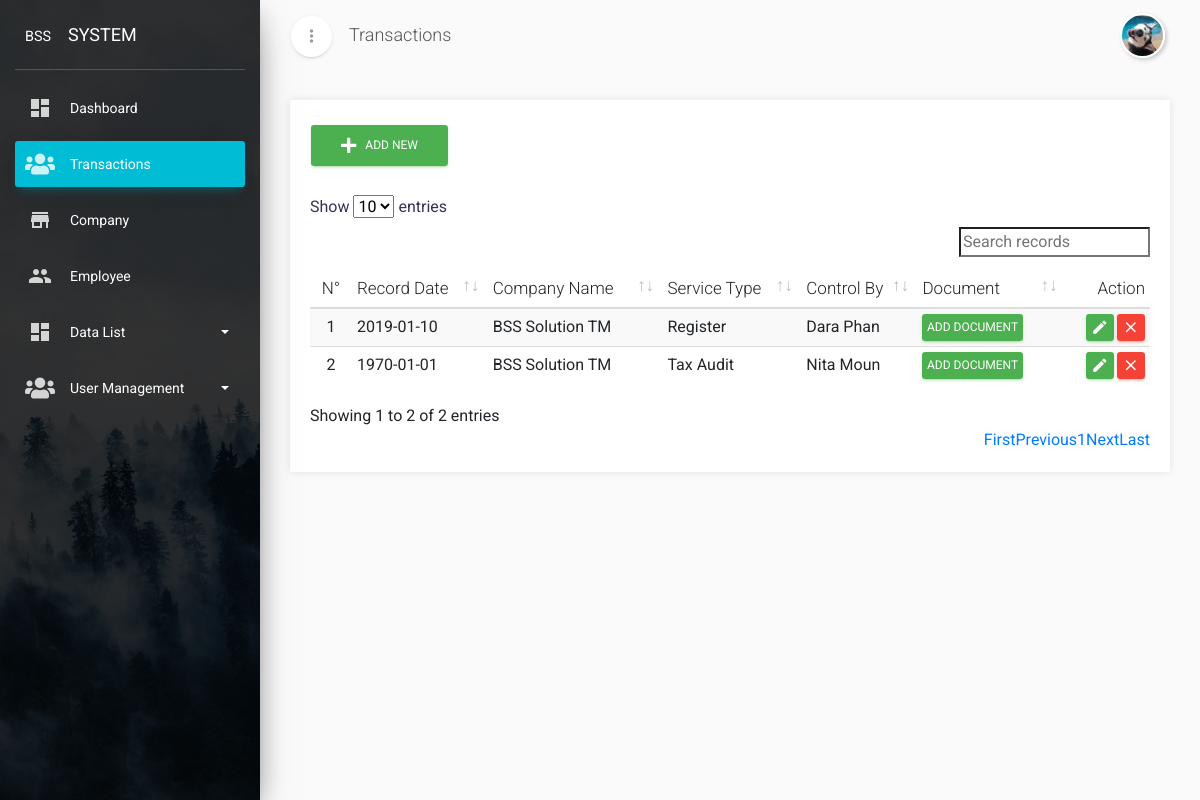
The page /transactions (signed in) on the database as committed earlier.
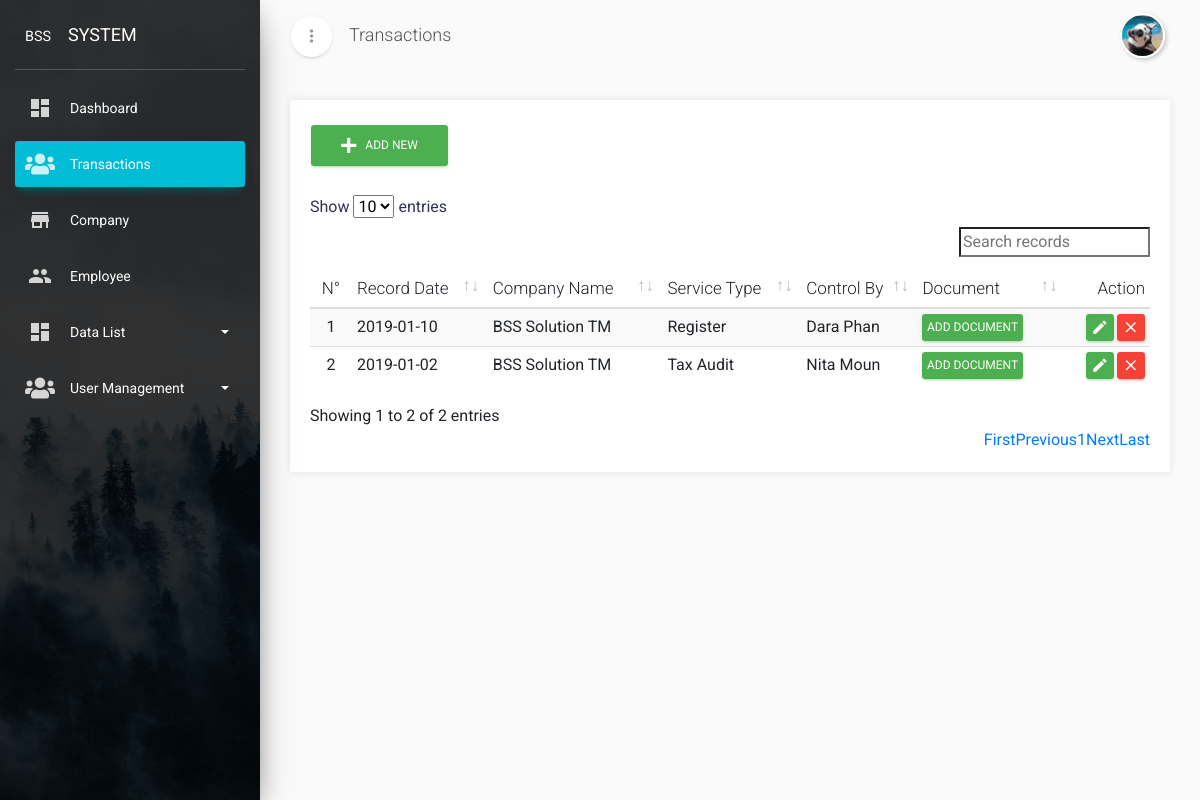
The same page on the database as committed later.
### tables this page shows
CREATE TABLE `tbl_main_menu` (
  `mm_id` int(11) NOT NULL,
  `mm_name` char(50) NOT NULL,
  `mm_icon` char(50) NOT NULL,
  `mm_directory` char(50) NOT NULL,
  `mm_index_order` tinyint(4) NOT NULL
);

CREATE TABLE `tbl_transaction` (
  `tr_id` int(11) NOT NULL,
  `tr_date` date NOT NULL,
  `tr_company` int(11) NOT NULL,
  `tr_service` int(11) NOT NULL,
  `tr_em_id` int(11) NOT NULL,
  `tr_description` text NOT NULL,
  `created_by` int(11) NOT NULL,
  `updated_by` int(11) NOT NULL,
  `created_at` timestamp NOT NULL DEFAULT CURRENT_TIMESTAMP,
  `updated_at` timestamp NOT NULL DEFAULT '0000-00-00 00:00:00' ON UPDATE CURRENT_TIMESTAMP
);

CREATE TABLE `tbl_company` (
  `co_id` int(11) NOT NULL,
  `co_name` varchar(255) NOT NULL,
  `co_type` varchar(255) NOT NULL,
  `co_tax_type` varchar(255) NOT NULL,
  `co_vat_no` varchar(11) DEFAULT NULL,
  `co_phone` varchar(255) NOT NULL,
  `co_email` varchar(255) NOT NULL,
  `co_address` varchar(255) NOT NULL,
  `co_register_date` date NOT NULL,
  `co_em_id` int(11) NOT NULL,
  `co_description` text NOT NULL,
  `co_status` int(11) NOT NULL,
  `created_date` timestamp NOT NULL DEFAULT CURRENT_TIMESTAMP,
  `updated_date` timestamp NOT NULL DEFAULT '0000-00-00 00:00:00' ON UPDATE CURRENT_TIMESTAMP
);

CREATE TABLE `tbl_service` (
  `s_id` int(11) NOT NULL,
  `s_name` varchar(255) NOT NULL,
  `s_price` int(11) NOT NULL,
  `s_description` text NOT NULL,
  `created_by` int(11) NOT NULL,
  `updated_by` int(11) NOT NULL,
  `created_at` timestamp NOT NULL DEFAULT CURRENT_TIMESTAMP,
  `updated_at` timestamp NOT NULL DEFAULT '0000-00-00 00:00:00' ON UPDATE CURRENT_TIMESTAMP
);

CREATE TABLE `tbl_employee` (
  `em_id` int(11) NOT NULL,
  `em_name` varchar(255) NOT NULL,
  `em_gender` char(6) NOT NULL,
  `em_phone` varchar(255) NOT NULL,
  `em_email` varchar(255) NOT NULL,
  `em_position` varchar(255) NOT NULL,
  `em_join_date` date NOT NULL,
  `em_status` int(11) NOT NULL,
  `em_description` text NOT NULL,
  `created_by` int(11) NOT NULL,
  `updated_by` int(11) NOT NULL,
  `created_at` timestamp NOT NULL DEFAULT CURRENT_TIMESTAMP,
  `updated_at` timestamp NOT NULL DEFAULT '0000-00-00 00:00:00' ON UPDATE CURRENT_TIMESTAMP
);

### transactions/index.php (the view, shortened to what this page needs)
<?php
	include('../config/key.php');
	$title = 'Transactions';
	$m = 'Transactions';
	include('../layout/header.php');
	if (@$_GET['action']=='add') {
		$companies = '';
		$query = $db->query("SELECT co_name,co_id FROM tbl_company ORDER BY co_name");
		while ($row = mysqli_fetch_object($query)) {
			$companies .= '<option value="'.$row->co_id.'">'.$row->co_name.'</option>';
		}
		$services = '';
		$query = $db->query("SELECT s_name,s_id FROM tbl_service ORDER BY s_name");
		while ($row = mysqli_fetch_object($query)) {
			$services .= '<option value="'.$row->s_id.'">'.$row->s_name.'</option>';
		}
		$employees = '';
		$query = $db->query("SELECT em_name,em_id FROM tbl_employee ORDER BY em_name");
		while ($row = mysqli_fetch_object($query)) {
			$employees .= '<option value="'.$row->em_id.'">'.$row->em_name.'</option>';
		}
		include('create.php');
	}else{
		$query = $db->query("SELECT * FROM tbl_transaction AS A
			LEFT JOIN tbl_company AS B ON A.tr_company=B.co_id
			LEFT JOIN tbl_service AS C ON A.tr_service=C.s_id
			LEFT JOIN tbl_employee AS D ON A.tr_em_id=D.em_id
			ORDER BY A.tr_id");
		if ($query->num_rows > 0) {
			$tbody ='';
			$i =1;
			while ($transactions = $query->fetch_object()) {
				$tbody .='<tr>
					<td class="text-center">'.$i.'</td>
					<td>'.$transactions->tr_date.'</td>
					<td>'.$transactions->co_name.'</td>
					<td>'.$transactions->s_name.'</td>
					<td>'.$transactions->em_name.'</td>
					<td class="td-actions">
						<a href="../transaction_documents/index.php?tr_id='.$transactions->tr_id.'" rel="tooltip" class="btn btn-success" data-original-title="Document">
								Add Document
						</a>
					</td>
					<td class="td-actions text-right">
						<a href="?action=edit&id='.$transactions->tr_id.'" class="btn btn-success">
							<i class="material-icons">edit</i>
						</a>
						<button type="button" onclick="getId('.$transactions->tr_id.')" data-toggle="modal" data-target="#deleteModal" class="btn btn-danger" title="Delete">
							<i class="material-icons">close</i>
						</button>
					</td>
				</tr>';
				$i++;
			}
		}
		include('show.php');
	}
	include('../layout/footer.php');
?>

### layout/header.php (shortened to what this page needs)
<!DOCTYPE html>
<html lang="en">
<head>
	<link rel="stylesheet" type="text/css" href="<?=@BASE?>dist/css/all.css">
	<link rel="stylesheet" type="text/css" href="<?=@BASE?>dist/css/bootstrap.css">
	<link rel="stylesheet" type="text/css" href="<?=@BASE?>dist/css/bootstrap-select.css">
	<link rel="stylesheet" type="text/css" href="<?=@BASE?>dist/css/perfect-scrollbar.css">
	<link rel="stylesheet" type="text/css" href="<?=@BASE?>dist/css/bootstrap-datetimepicker.min.css">
	<link rel="stylesheet" type="text/css" href="<?=@BASE?>dist/css/default.css">
</head>
<body>
	<div class="wrapper ">
    <?php include('sidenav.php'); ?>
		<div class="main-panel">
      <?php include('topnav.php'); ?>
			<div class="content">
				<div class="container-fluid">

### layout/sidenav.php (shortened to what this page needs)
<div class="sidebar" data-color="azure" data-background-color="black" data-image="<?=@BASE?>dist/img/sidenav4.jpg">
	<div class="logo">
		<a href="<?=@BASE?>" class="simple-text logo-mini">
			<small>BSS</small>
		</a>
		<a href="<?=@BASE?>	" class="simple-text logo-normal">
			SYSTEM
		</a>
	</div>
	<div class="sidebar-wrapper">
		<ul class="nav">
	    <?php
	        $v_get_menu = $db->query("SELECT A.*,COUNT(A.mm_id) AS sum_left_menu,
	        	(SELECT COUNT(*) FROM tbl_left_menu WHERE lm_main_menu=A.mm_id) as count_left_menu_exist
	        	FROM tbl_main_menu AS A
	            INNER JOIN tbl_left_menu AS B ON B.lm_main_menu=A.mm_id
	            INNER JOIN tbl_permission AS C ON C.p_module=B.lm_id
	            INNER JOIN users AS E ON E.u_role_id=C.p_position
	            WHERE E.id=".UID."
	            AND C.p_view='1'
	            GROUP BY A.mm_id
	            ORDER BY mm_index_order ASC");
	        while ($row_menu = mysqli_fetch_object($v_get_menu)) {
	            if($row_menu->sum_left_menu>1 OR $row_menu->count_left_menu_exist>1){
	            	echo '<li class="nav-item ">
												<a class="nav-link" data-toggle="collapse" href="#drop-'.$row_menu->mm_id.'">
													'.$row_menu->mm_icon.'
													<p>'.$row_menu->mm_name.'
														<b class="caret"></b>
													</p>
												</a>
												<div class="collapse '.((@$m==$row_menu->mm_name)?('show'):('')).'" id="drop-'.$row_menu->mm_id.'">
													<ul class="nav">';
								echo '</ul>
								</div>
							</li>';
	            }else{
		            echo '<li class="nav-item '.(($m==$row_menu->mm_name)?('active'):('')).'">
												<a class="nav-link" href="'.@BASE.$row_menu->mm_directory.'">
													'.$row_menu->mm_icon.'
													<p>'.$row_menu->mm_name.'</p>
												</a>
											</li>';
	            }
	        }
    	?>
		</ul>
	</div>
</div>

### layout/topnav.php (shortened to what this page needs)
<nav class="navbar navbar-expand-lg navbar-transparent navbar-absolute fixed-top ">
	<div class="container-fluid">
		<div class="navbar-wrapper">
			<div class="navbar-minimize">
				<button id="minimizeSidebar" class="btn btn-just-icon btn-white btn-fab btn-round">
					<i class="material-icons text_align-center visible-on-sidebar-regular">more_vert</i>
				</button>
			</div>
			<span class="navbar-brand"><?=@$title?></span>
		</div>
		<div class="collapse navbar-collapse justify-content-end">
			<ul class="navbar-nav" style="margin-right: 20px;">
				<li class="nav-item dropdown account">
					<a class="nav-link wave-effect" href="#" id="navbarDropdownProfile" data-toggle="dropdown" aria-haspopup="true" aria-expanded="false" style="background: url(<?=@BASE?>src/images/users/<?=@UIMG?>) center center; background-size: cover;width: 45px; height: 45px; border: 2px solid #fff; border-radius: 50%;">
					</a>
				</li>
			</ul>
		</div>
	</div>
</nav>

### transactions/show.php (shortened to what this page needs)
<div class="row">
	<div class="col-sm-12">
		<div class="bg-white-content">
			<?php include('../layout/comps/addNew.php'); ?>
			<br/>
			<br/>
			<div class="vs-datatable">
				<table id="datatables" class="table table-hover table-striped" width="100%">
					<thead>
						<tr>
							<th width="5%" class="disabled-sorting text-center">N&deg;</th>
							<th>Record Date</th>
							<th>Company Name</th>
							<th>Service Type</th>
							<th>Control By</th>
							<th>Document</th>
							<th width="10%" class="disabled-sorting text-right">Action</th>
						</tr>
					</thead>
					<tbody>
						<?= @$tbody ?>
					</tbody>
				</table>
			</div>
		</div>
	</div>
</div>

### layout/comps/addNew.php (shortened to what this page needs)
<a href="?action=add" class="btn btn-success"><i class="fa fa-plus"></i> &nbsp;&nbsp;Add New</a>

### layout/footer.php (shortened to what this page needs)
          </div>
        </div>
      </div>
    </div>
  </body>
</html>

Rows that differ between the two databases and show on the page:
changed tbl_transaction "Tax Audit": tr_date "1970-01-01" → "2019-01-02"
